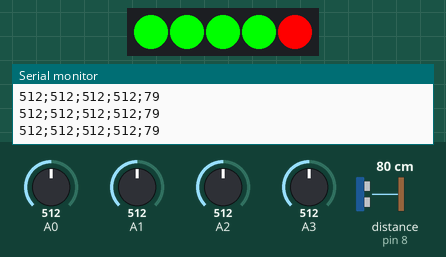
This sketch was run on a simulated Arduino Uno, built with avr-gcc and run on an emulated ATmega328P. Parts: 5 RGB LEDs in strip order, left to right, the last lines printed to the serial monitor. Wiring (inferred from the names in the program): ultrasonic range finder: trigger pin 9; echo pin 8. The inputs (shaded band) are chosen by the test bench; at power-on: distance to the obstacle (sensor on pin 8) 80 cm, A0 = 512, A1 = 512, A2 = 512, A3 = 512. The echo pulse lasts 58.3 µs per cm.

Above: at 1.2 s.
1.3 s: distance to the obstacle (sensor on pin 8) set to 7 cm
2.8 s: distance to the obstacle (sensor on pin 8) set to 4 cm
At 4.0 s:
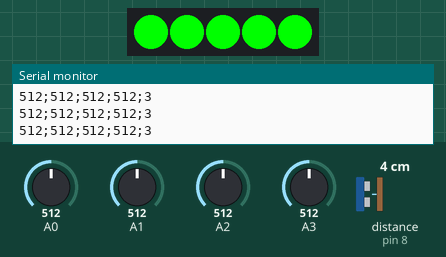
4.3 s: distance to the obstacle (sensor on pin 8) set to 9 cm
At 5.5 s:
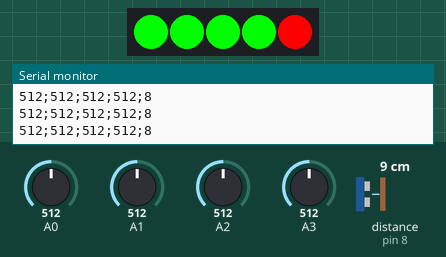
Timing chart, 0 to 7.3 s (numbered marks = the images above; inputs shaded):
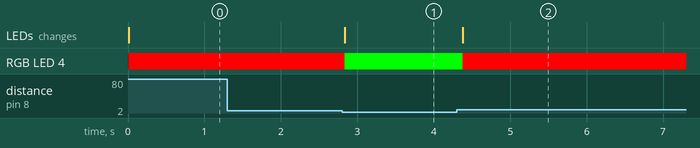

Measured:
- the behaviour switches between 6 and 5 cm on distance to the obstacle (sensor on pin 8) (found by bisection; images 0 and 1)
- after the input at 2.8 s, RGB LED 4: RGB(255, 0, 0) → RGB(0, 255, 0) at once; the LEDs: change at once (image 1)
- after the input at 4.3 s, RGB LED 4: RGB(0, 255, 0) → RGB(255, 0, 0) after 0.08 s; the LEDs: change after 0.08 s (image 2)

The sketch:

chair_ver2.ino
```cpp
#include <Adafruit_NeoPixel.h>

/*

버전2: 압력센서 4개+초음파센서에 각각 LED를 대응해서 압력이 0이면 빨간색, 그 이상이면 초록색으로 빛나게 함.

*/


#define PIN   3     // 네오픽셀 개수, 핀 지정
#define TRIG  9     // TRIG 핀 설정 (초음파 보내는 핀)
#define ECHO  8     // ECHO 핀 설정 (초음파 받는 핀)
Adafruit_NeoPixel strip = Adafruit_NeoPixel(5, PIN, NEO_GRB + NEO_KHZ800);


void setup() {

  // 네오픽셀 초기화
  strip.begin();
  strip.show();

  // 센서값 측정 위해 시리얼통신 준비
  Serial.begin(9600);
  pinMode(A0, INPUT);
  pinMode(A1, INPUT);
  pinMode(A2, INPUT);
  pinMode(A3, INPUT);
  pinMode(3, OUTPUT);
  pinMode(TRIG, OUTPUT);
  pinMode(ECHO, INPUT);
}

void loop() {

  long duration, distance;
  digitalWrite(TRIG, LOW);
  delayMicroseconds(2);
  digitalWrite(TRIG, HIGH);
  delayMicroseconds(10);
  digitalWrite(TRIG, LOW);
  duration = pulseIn (ECHO, HIGH);  // 물체에 반사되어 돌아온 초음파의 시간을 변수에 저장
  distance = duration * 17 / 1000;  // 거리 계산

  // 압력센서 4개 + 초음파센서 거리
  int val_0 = analogRead(A0);
  int val_1 = analogRead(A1);
  int val_2 = analogRead(A2);
  int val_3 = analogRead(A3);
  int val_4 = distance;

  // 입력이 0이면 빨간색, 그 이외에는 녹색으로 빛남
  if(analogRead(A0)==0) strip.setPixelColor(0, 255, 0, 0);
  else strip.setPixelColor(0, 0, 255, 0);
  if(analogRead(A1)==0) strip.setPixelColor(1, 255, 0, 0);
  else strip.setPixelColor(1, 0, 255, 0);
  if(analogRead(A2)==0) strip.setPixelColor(2, 255, 0, 0);
  else strip.setPixelColor(2, 0, 255, 0);
  if(analogRead(A3)==0) strip.setPixelColor(3, 255, 0, 0);
  else strip.setPixelColor(3, 0, 255, 0);
  if(distance>=5) strip.setPixelColor(4, 255, 0, 0);
  else strip.setPixelColor(4, 0, 255, 0);

  strip.show();
  delay(100);

  //시리얼 모니터를 통해 센서값 표기
  Serial.print(val_0);
  Serial.print(";");
  Serial.print(val_1);
  Serial.print(";");
  Serial.print(val_2);
  Serial.print(";");
  Serial.print(val_3);
  Serial.print(";");
  Serial.println(val_4);
}
```
